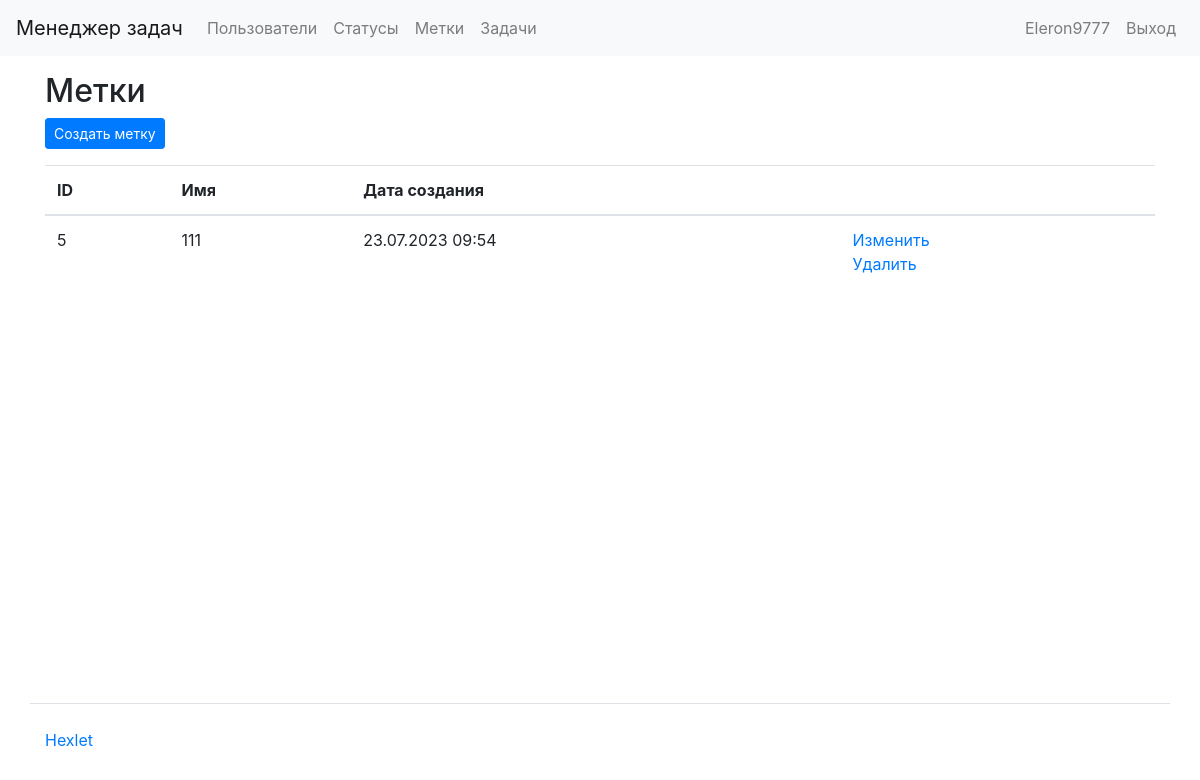
The page /labels/ (signed in) on the database as committed earlier.
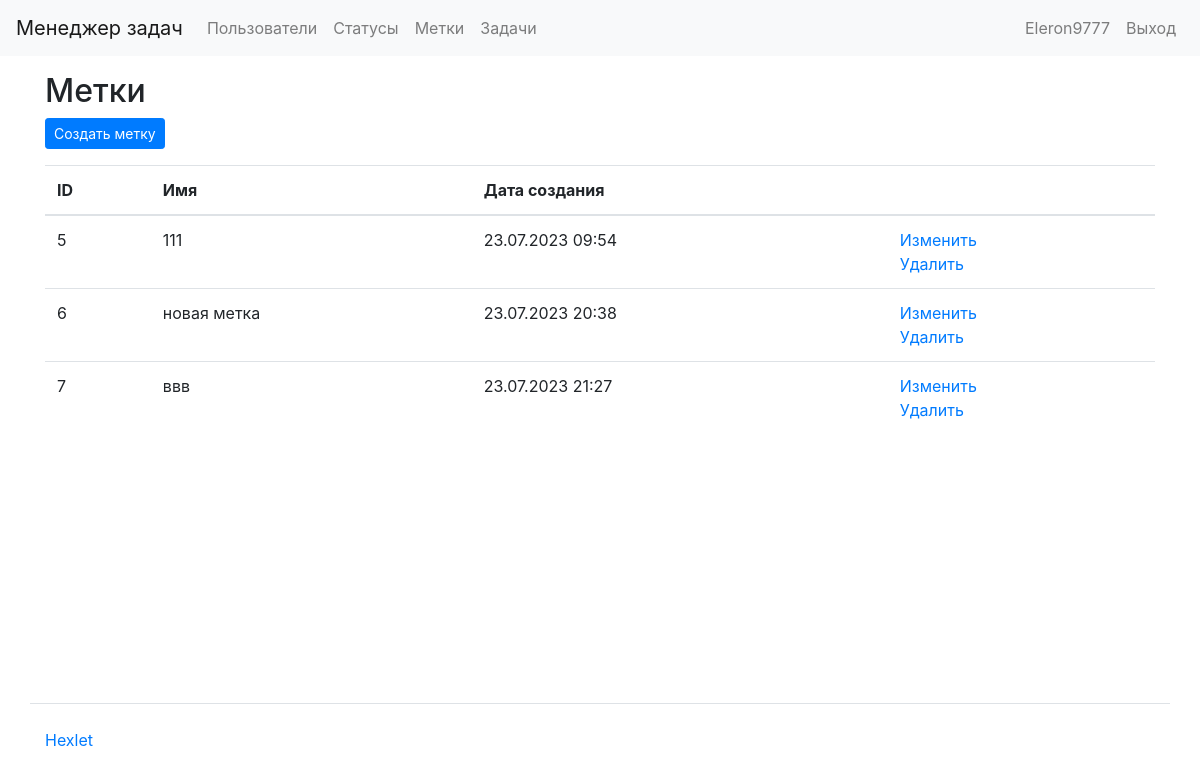
The same page on the database as committed later.
### task_manager/labels/models.py (models this page shows, shortened)
class Labels(models.Model):
    name = models.CharField(gettext_lazy('Name'), max_length=100)
    created_date = models.DateTimeField(auto_now_add=True)
    class Meta:
        app_label = 'status'

### task_manager/labels/views.py (the view)
# urls.py: path('labels/', gey_all_labels, name='label'),
@login_required
def gey_all_labels(request):
    label = Labels.objects.all()
    return render(request, 'labels/label.html', {'Labels': label})

### task_manager/templates/labels/label.html (shortened to what this page needs)
{% extends "base.html" %}
{% load i18n %}
{% block content %}
  <h2>{% trans "Labels" %}</h2>
  <div class="mb-3">
    <a href="{% url 'create_label' %}" class="btn btn-primary btn-sm">{% trans "Create label" %}</a>
  </div>
  <table class="table">
    <thead>
      <tr>
        <th scope="col">{% trans "id" %}</th>
        <th scope="col">{% trans "Name" %}</th>
        <th scope="col">{% trans "Creation date" %}</th>
        <th scope="col"></th>
      </tr>
    </thead>
    <tbody>
      {% for label in Labels %}
      <tr>
        <td>{{ label.id }}</td>
        <td>{{ label.name }}</td>
        <td>{{ label.created_date|date:"d.m.Y H:i"  }}</td>
        <td>
          <a href="{% url 'edit_label' label.id %}">{% trans "Edit" %}</a>
          <br>
          <a href="{% url 'delete_label' label.id %}">{% trans "Delete" %}</a>
        </td>
      </tr>
      {% endfor %}
    </tbody>
  </table>
{% endblock %}

Rows that differ between the two databases and show on the page:
added Labels: id "6", name "новая метка", created_date "23.07.2023 20:38"
added Labels: id "7", name "ввв", created_date "23.07.2023 21:27"
